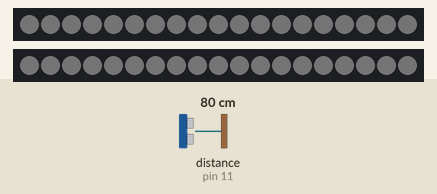
A sketch run on a simulated Arduino Uno, built with avr-gcc and run on an emulated ATmega328P. Parts: 2 × 19 RGB LEDs in strip order, left to right. Wiring (inferred from the names in the program): ultrasonic range finder: trigger pin 12; echo pin 11. The test bench sets the inputs (shaded band); at power-on: distance to the obstacle (sensor on pin 11) 80 cm. The echo pulse lasts 58.3 µs per cm; dim RGB values are drawn brighter than linear; what the sketch prints to the serial monitor is not drawn.

Above: at 7.0 s.
7.1 s: distance to the obstacle (sensor on pin 11) set to 2 cm
At 13.5 s:
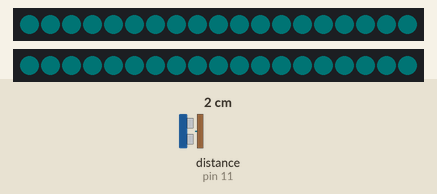
14.1 s: distance to the obstacle (sensor on pin 11) set to 60 cm
At 15.6 s:
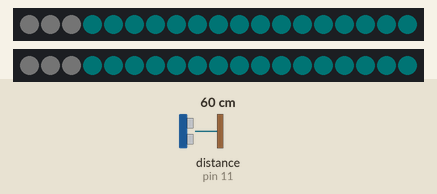
21.1 s: distance to the obstacle (sensor on pin 11) set to 44 cm
33.4 s: distance to the obstacle (sensor on pin 11) set to 36 cm
At 39.8 s:
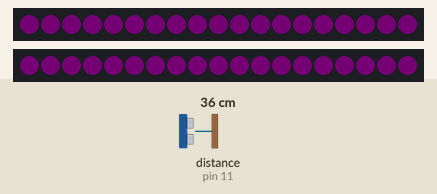
40.7 s: distance to the obstacle (sensor on pin 11) set to 299 cm
At 42.4 s:
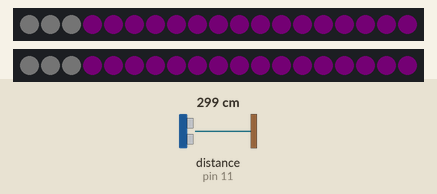
47.7 s: distance to the obstacle (sensor on pin 11) set to 9 cm
At 54.3 s:
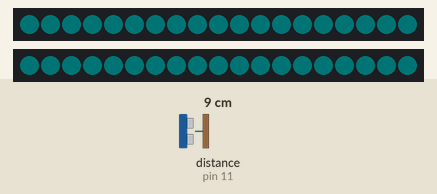
Timing chart, 0 to 55.8 s (numbered marks = the images above; inputs shaded):
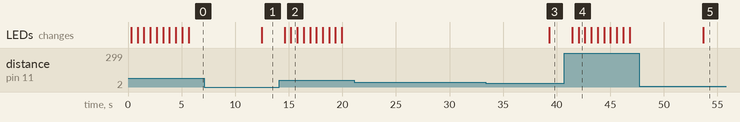

Measured:
- the behaviour switches between 41 and 40 cm on distance to the obstacle (sensor on pin 11) (found by bisection; images 2 and 3)
- after the input at 7.1 s, the LEDs: change after 5.4 s (image 1)
- after the input at 14.1 s, the LEDs: first change after 0.51 s (image 2 shows a later state)
- after the input at 21.1 s, every drawn part: stays the same
- after the input at 33.4 s, the LEDs: change after 5.9 s (image 3)
- after the input at 40.7 s, the LEDs: first change after 0.75 s (image 4 shows a later state)
- after the input at 47.7 s, the LEDs: change after 6.0 s (image 5)
- what the display in image 2 shows lasts 0.6 s, from 15.2 s to 15.8 s

The sketch:

LIGHT.ino
```cpp
#include <Adafruit_NeoPixel.h>
#ifdef __AVR__
#include <avr/power.h> // Required for 16 MHz Adafruit Trinket
#endif

#define PIN        6
#define NUMPIXELS1  19
#define NUMPIXELS2  19


Adafruit_NeoPixel pixels1(NUMPIXELS1, PIN, NEO_GRB + NEO_KHZ800);
Adafruit_NeoPixel pixels2(NUMPIXELS2, PIN, NEO_GRB + NEO_KHZ800);

const int trigPin = 12;
const int echoPin = 11;
int duration = 0;
int distance = 0;

void NeoBlink(int num, int wait)
{
  if(distance <20)
  {Serial.print("00");
    for (int i = 0; i < num; i++)
    {
      pixels1.setPixelColor(i, 14, 221, 162);
      pixels2.setPixelColor(i, 14, 221, 162);
    }
    pixels1.show();
    pixels2.show();
    }else if(distance>20 && distance<40){
    Serial.print("22");
    for (int j = 0; j < num; j++)
    {
      pixels1.setPixelColor(j, 255, 77, 230);
      pixels2.setPixelColor(j, 255, 77, 230);
    }
    pixels1.show();
    pixels2.show();
    delay(10);
  }

  else {
    Serial.print("33");
    for (int p = 0; p < num; p++)
    {
      pixels1.setPixelColor(p, 217, 215, 226);
      pixels2.setPixelColor(p, 217, 215, 226);
      delay(10);
       for (int x = 255; x > 0; x=x-2){
        pixels1.setBrightness(x);
         pixels2.setBrightness(x);
       pixels1.show();
        pixels2.show();
      //delay(10);
       }
    }
    pixels1.show();
    pixels2.show();
  }
  delay(wait);
}

void setup()
{
  pinMode(trigPin , OUTPUT);
  pinMode(echoPin , INPUT);
  pixels1.begin();
  pixels2.begin();
pixels1.setBrightness(50);
pixels2.setBrightness(50);
  Serial.begin(9600);
}
void loop()
{
 digitalWrite(trigPin, LOW);
  delayMicroseconds(2);
  digitalWrite(trigPin, HIGH);
  delayMicroseconds(10);
  digitalWrite(trigPin, LOW);
  duration = pulseIn(echoPin, HIGH);
  distance = duration/58.2;
  NeoBlink(19, 500);


  delay(100);
}
```
